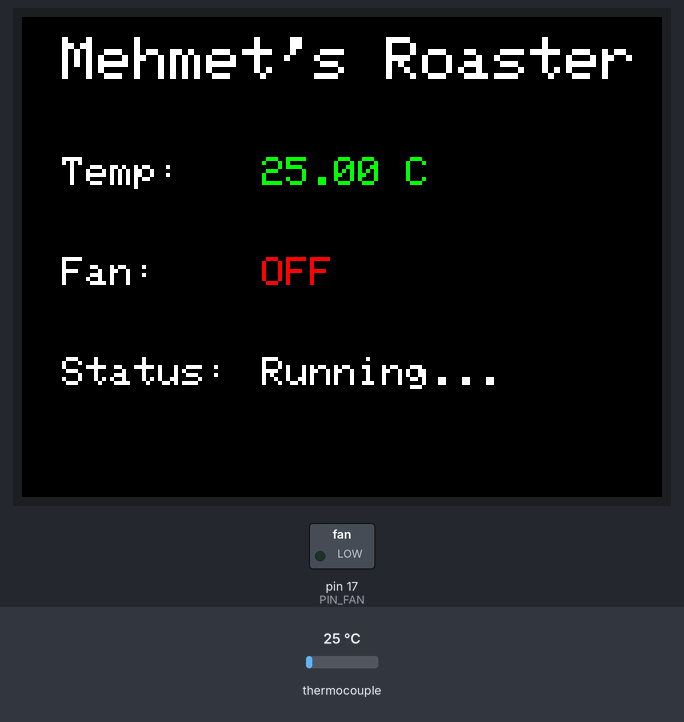
This sketch was run on a simulated Arduino Mega 2560, built with avr-gcc and run on an emulated ATmega2560. On the bench: 320×240 colour display, switched loads named in the sketch (green lamp = pin HIGH). The test bench sets the inputs (shaded band); at power-on: thermocouple 25 °C. Pins used as bus, display or sensor lines are not drawn; what the sketch prints to the serial monitor is not drawn.

Above: at 1.4 s.
1.5 s: thermocouple set to 6 °C
At 2.7 s:
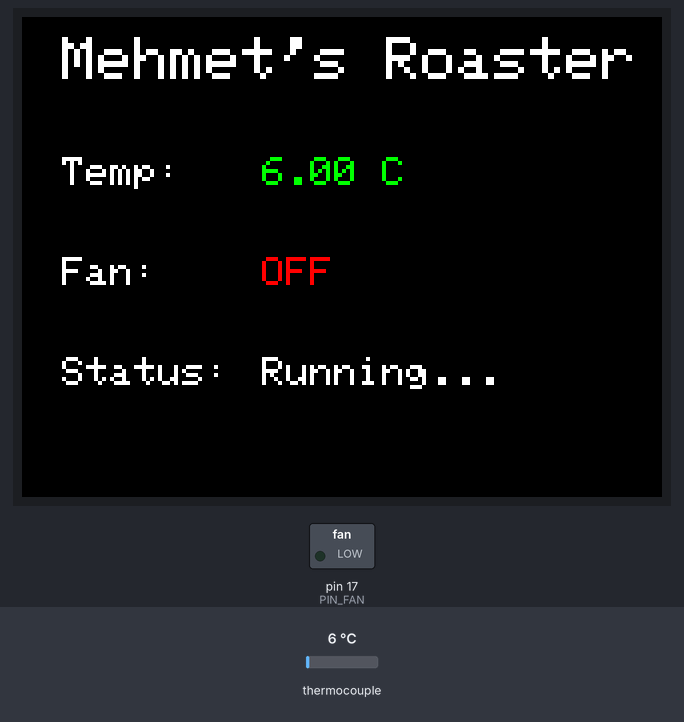
3.0 s: thermocouple set to 75 °C
At 4.4 s:
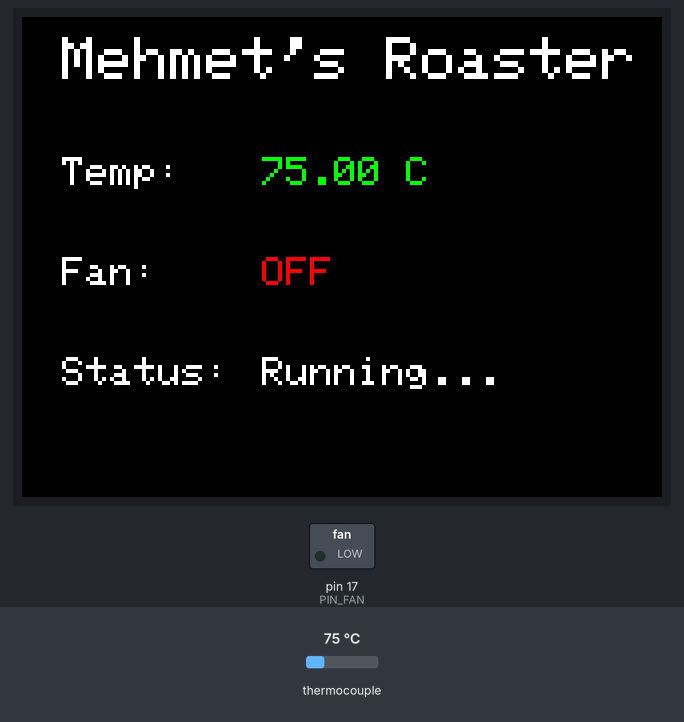
6.0 s: thermocouple set to 150 °C
At 6.9 s:
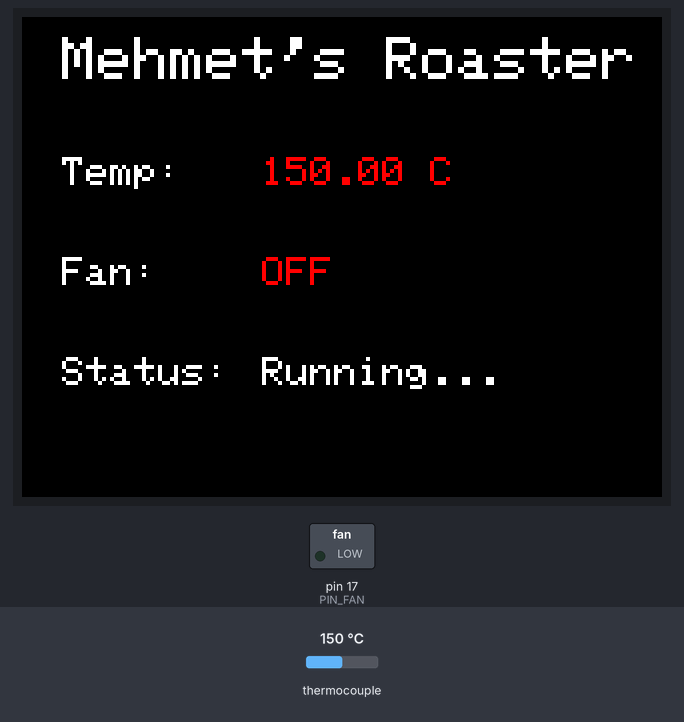
Timing chart, 0 to 9.0 s (numbered marks = the images above; inputs shaded):
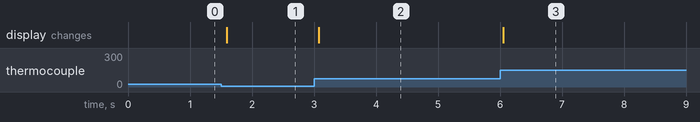

The sketch:

backup.ino
```cpp
#include <max6675.h>
#include <Adafruit_GFX.h>  // Core graphics library
#include <Adafruit_ST7789.h>
#include <SPI.h>  // Arduino SPI library

// Pin Definitions for Thermocouple
#define PIN_THERMO_DO 19   // Data Out pin for the MAX6675 thermocouple
#define PIN_THERMO_CS 5    // Chip Select pin for the MAX6675 thermocouple
#define PIN_THERMO_CLK 18  // Clock pin for the MAX6675 thermocouple

// Pin Definition for Fan Control
#define PIN_FAN 17         // Digital output pin to control the fan

// Pin Definitions for TFT Display
#define TFT_CS 15          // Chip Select pin for the TFT display
#define TFT_DC 22          // Data/Command control pin for the TFT display
#define TFT_RST 4          // Reset pin for the TFT display
#define TFT_MOSI 23        // Master Out Slave In pin for SPI communication
#define TFT_SCLK 18        // Serial Clock pin for SPI communication

// TFT Object
Adafruit_ST7789 tft = Adafruit_ST7789(TFT_CS, TFT_DC, TFT_MOSI, TFT_SCLK, TFT_RST);

// Temperature Unit Setting
enum TemperatureUnit { CELSIUS,
                       FAHRENHEIT };
TemperatureUnit tempUnit = CELSIUS;

// Thermocouple Object
MAX6675 thermocouple(PIN_THERMO_CLK, PIN_THERMO_CS, PIN_THERMO_DO);

// Constants
const unsigned int LOOP_DELAY_MS = 50;  // Main loop delay

// Function Prototypes
void initializeHardware();
void initializeTFT();
void handleSerialCommand();
void sendTemperatureData();
float readTemperature(TemperatureUnit unit);
void controlFan(bool state);
void updateTFT(float temp, bool fanState);

// Entry Point
void setup() {
  Serial.begin(115200);
  Serial.println("Artisan Roasting Software Initialized");
  initializeHardware();
  initializeTFT();
}

void loop() {
  handleSerialCommand();

  // Periodically read temperature and update the TFT
  float currentTemp = readTemperature(tempUnit);
  bool fanState = digitalRead(PIN_FAN);
  updateTFT(currentTemp, fanState);

  delay(LOOP_DELAY_MS);
}

// Initializes hardware components
void initializeHardware() {
  pinMode(PIN_FAN, OUTPUT);
  controlFan(false);  // Ensure fan is off initially

  pinMode(PIN_THERMO_CS, OUTPUT);     // Ensure thermocouple CS pin is output
  digitalWrite(PIN_THERMO_CS, HIGH);  // Disable thermocouple initially
}

// Initializes the TFT display
void initializeTFT() {
  tft.init(240, 320, SPI_MODE2);  // Initialize with the resolution of the display
  tft.setRotation(1);             // Landscape mode
  tft.fillScreen(ST77XX_BLACK);

  // Title
  tft.setTextSize(3);
  tft.setTextColor(ST77XX_WHITE);
  tft.setCursor(20, 10);
  tft.print("Mehmet's Roaster");

  // Labels
  tft.setTextSize(2);
  tft.setCursor(20, 70);
  tft.print("Temp:");
  tft.setCursor(20, 120);
  tft.print("Fan:");
  tft.setCursor(20, 170);
  tft.print("Status:");
}

// Reads temperature from the thermocouple
float readTemperature(TemperatureUnit unit) {
  digitalWrite(TFT_CS, HIGH);        // Disable TFT
  digitalWrite(PIN_THERMO_CS, LOW);  // Enable thermocouple

  float temp = unit == FAHRENHEIT ? thermocouple.readFahrenheit() : thermocouple.readCelsius();

  digitalWrite(PIN_THERMO_CS, HIGH);  // Disable thermocouple
  digitalWrite(TFT_CS, LOW);          // Enable TFT

  if (isnan(temp)) {
    Serial.println("Error: Temperature read failed!");
    return -1.0;  // Indicates an error
  }
  return temp;
}

// Updates the TFT with dynamic values
void updateTFT(float temp, bool fanState) {
  // Temperature
  tft.fillRect(120, 70, 160, 30, ST77XX_BLACK);  // It won't display properly if this isn't done twice
  tft.fillRect(120, 70, 160, 30, ST77XX_BLACK);  // Clear previous temp
  tft.setCursor(120, 70);
  if (temp < 0) {
    tft.setTextColor(ST77XX_RED);
    tft.print("Error");
  } else {
    tft.setTextColor(temp > 100 ? ST77XX_RED : ST77XX_GREEN);
    tft.print(temp);
    tft.print(tempUnit == CELSIUS ? " C" : " F");
  }

  // Fan Status
  tft.fillRect(120, 120, 160, 30, ST77XX_BLACK);  // Clear previous fan status
  tft.setCursor(120, 120);
  tft.setTextColor(fanState ? ST77XX_GREEN : ST77XX_RED);
  tft.print(fanState ? "ON" : "OFF");

  // Status
  tft.fillRect(120, 170, 200, 30, ST77XX_BLACK);  // Clear previous status
  tft.setCursor(120, 170);
  tft.setTextColor(ST77XX_WHITE);
  tft.print("Running...");
}

// Handles incoming serial commands
void handleSerialCommand() {
  if (Serial.available() > 0) {
    String command = Serial.readStringUntil('\n');
    command.trim();  // Remove whitespace

    if (command.startsWith("CHAN;")) {
      Serial.println("#OK");  // Placeholder, no specific action
    } else if (command.startsWith("UNITS;")) {
      char unit = command.charAt(6);
      if (unit == 'F') {
        tempUnit = FAHRENHEIT;
        Serial.println("#OK Fahrenheit");
      } else if (unit == 'C') {
        tempUnit = CELSIUS;
        Serial.println("#OK Celsius");
      } else {
        Serial.println("#ERROR: Invalid Unit");
      }
    } else if (command.startsWith("READ")) {
      sendTemperatureData();
    } else if (command.startsWith("OT1;")) {
      char state = command.charAt(4);
      if (state == '0') {
        controlFan(false);
        Serial.println("#OK Fan OFF");
      } else if (state == '1') {
        controlFan(true);
        Serial.println("#OK Fan ON");
      } else {
        Serial.println("#ERROR: Invalid Fan State");
      }
    } else {
      Serial.println("#ERROR: Unknown Command");
    }
  }
}

// Sends temperature data in a formatted string
void sendTemperatureData() {
  float temp = readTemperature(tempUnit);
  if (temp < 0) {
    Serial.println("#ERROR: Invalid Temperature Data");
    return;
  }
  Serial.print("30.00,");
  Serial.print(temp);
  Serial.print(",");
  Serial.print(tempUnit == FAHRENHEIT ? "150.00" : "25.00");
  Serial.println(",10.00,20.00");
}

// Controls the fan state
void controlFan(bool state) {
  digitalWrite(PIN_FAN, state ? HIGH : LOW);
}
```

Measured:
- after the input at 1.5 s, the display: changes after 0.09 s (image 1)
- after the input at 3.0 s, the display: changes after 0.08 s (image 2)
- after the input at 6.0 s, the display: changes after 0.05 s (image 3)
